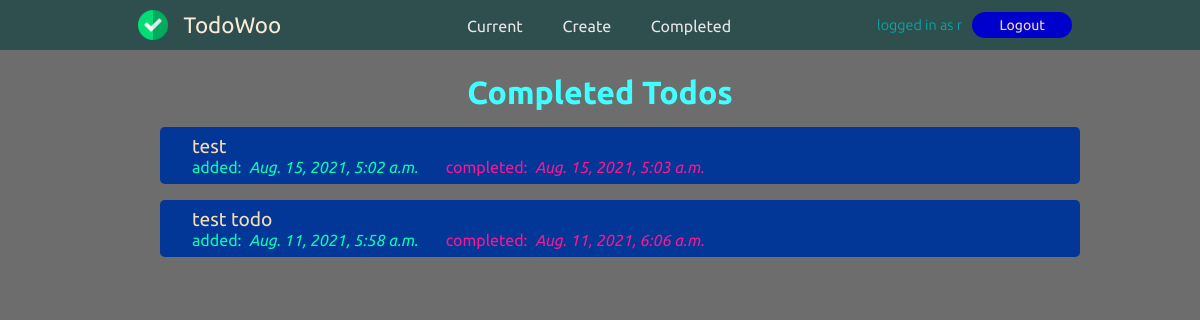
/todo/completed/ (signed in), run on the app's committed database.
### todo/models.py (models this page shows, shortened)
class Todo(models.Model):
    title = models.CharField(max_length=150)
    description = models.TextField(blank=True)
    important = models.BooleanField()
    date_created = models.DateTimeField(auto_now_add=True)
    date_completed = models.DateTimeField(blank=True, null=True)
    author = models.ForeignKey(User, on_delete=models.CASCADE)

### todo/views.py (the view)
# urls.py: path('todo/completed/', views.completedtodos, name='completedtodos')
@login_required
def completedtodos(request):
    todos = Todo.objects.filter(author=request.user, date_completed__isnull=False).order_by('-date_completed')
    return render(request, "todo/completedtodos.html", {'todos': todos})

### todo/templates/todo/completedtodos.html
{% extends 'todo/base.html' %}
{% block content %}
<div class="container">
    {% if todos %}
    <h2>Completed Todos</h2>
    <ul>
        {% for todo in todos %}
        <li class="completedtodo">
            <span class="todo-title">{{ todo.title }}</span> <br>
            <span class="date-added">added:&nbsp;&nbsp;<em>{{ todo.date_created }}</em></span>
            <span class="date-completed">completed:&nbsp;&nbsp;<em>{{ todo.date_completed }}</em></span>
        </li>
        {% endfor %}
    </ul>
    {% else %}
    <div class="empty-todos">
        <p>
            No todos completed yet
        </p>
    </div>
    {% endif %}
</div>
{% endblock content %}

### todo/templates/todo/base.html
<!DOCTYPE html>
<html>
    <head>
        {% load static %}
        <link rel="stylesheet" href="{% static 'todo/navbar.css' %}">
        <link rel="stylesheet" href="{% static 'todo/content.css' %}">
    </head>
    <body>
        <header>
            <nav class="navbar">
                <div class="logotitle">
                    <img src="{% static 'todo/check.png' %}" width="50" class="logo">
                    <a href="/"><span class="sitetitle">TodoWoo</span></a>
                </div>
                <div>
                    <ul class="navitems">
                        {% if user.is_authenticated %}
                        <li><a class="navlink" href="{% url 'currentodo' %}">Current</a></li>
                        <li><a class="navlink" href="{% url 'createtodo' %}">Create</a></li>
                        <li><a class="navlink" href="{% url 'completedtodos' %}">Completed</a></li>
                        {% endif %}
                    </ul>
                </div>
                <div class="user">
                    {% if user.is_authenticated %}
                    <span>logged in as {{ user.username }}</span>
                    <form action="{% url 'logoutuser' %}" method="POST">{% csrf_token %}
                        <input class="user_buttun" type="submit" value="Logout">
                    </form>
                    {% else %}
                    <button class="user_buttun"><a href="{% url 'signupuser' %}">SignUp</a></button>
                    <button class="user_buttun"><a href="{% url 'loginuser' %}">Log in</a></button>
                    {% endif %}
                </div>
            </nav>
        </header>
        {% block content %}{% endblock content %}
    </body>
</html>

### todo/static/todo/navbar.css (style rules this page uses)
* { font-family: 'Ubuntu', sans-serif;; font-size: 16px; margin: 0; box-sizing: border-box; }
body { background-color: rgb(109, 109, 109); overflow-x: hidden; }
ul.navitems li { font-size: 18px; display: inline-block; padding: 0px 1em; }
nav { background-color: darkslategrey; display: grid; grid-template-columns: auto auto auto; justify-content: space-evenly; align-items: center; }
div.logotitle .logo { padding: 10px; display: inline-block; }
.user_buttun { color: wheat; background-color: mediumblue; border-radius: 20px; border: 0px; margin: 10px 0px; padding: 5px; width: 100px; font-size: 14px; transition: 0.2s, box-shadow 0.1s; }
a:link, a:visited { text-decoration: none; color: rgb(230, 231, 229); }
span.sitetitle { color: antiquewhite; padding: 0; font-size: 1.4em; padding-left: 0.25em; }
div.logotitle { display: grid; grid-template-columns: auto auto; align-items: center; }
div.user { display: grid; grid-template-columns: auto auto; align-items: center; grid-gap: 0px 10px; }
div.user span { font-weight: 100; color: rgb(0, 177, 177); font-size: 0.9em; }

### todo/static/todo/content.css (style rules this page uses)
div.container { color: #00ced1; margin-top: 0.5em; align-items: center; min-height: 30em; position: relative; }
div.container ul { margin: 0 10% 3em; }
div.container ul li { text-align: left; list-style: none; padding: 0.5em 2em; margin: 0px 0 1em; border-radius: 0.3em; color: wheat; }
span.todo-title { font-size: 1.2em; }
h2 { text-align: center; color: rgb(66, 255, 255); font-size: 2em; padding: 0.5em 0 0.5em; }
li.completedtodo { background-color: rgb(2, 54, 151); }
span.date-added { color: #00ffb3; }
span.date-completed { margin-left: 1.5em; color: deeppink; }

### data on the page
Todo: title "test", date_created "Aug. 15, 2021, 5:02 a.m.", date_completed "Aug. 15, 2021, 5:03 a.m."
Todo: title "test todo", date_created "Aug. 11, 2021, 5:58 a.m.", date_completed "Aug. 11, 2021, 6:06 a.m."

### other printed values
{{ user.username }} "r"
